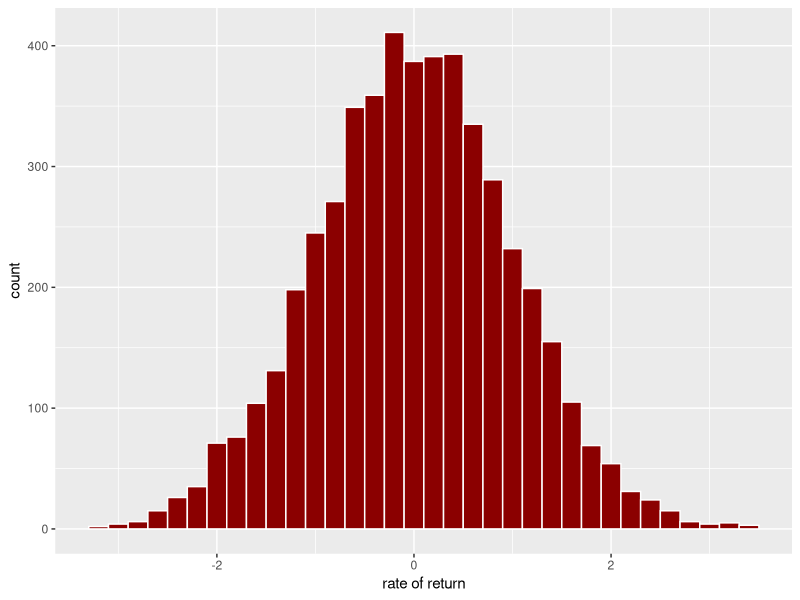

R code for this plot:
library(tidyverse)

set.seed(123)
df <- tibble(x = rnorm(5000))

df %>%
  ggplot() +
  geom_histogram(aes(x),
                 binwidth = 0.2,
                 fill = "darkred", color = "white") +
  labs(x = "rate of return")
